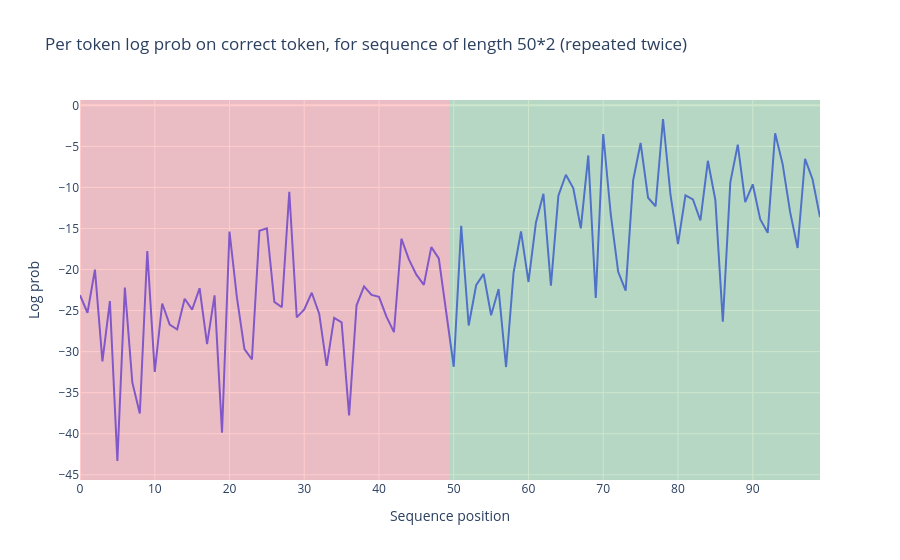

Notebook cell for this chart:
### Code cell
seq_len = 50
batch_size = 1
(rep_tokens, rep_logits, rep_patterns) = run_and_cache_model_repeated_tokens(
    model, seq_len, batch_size
)
# For single batch, squeeze patterns
rep_patterns_squeezed = [p.squeeze(0) if p.dim() == 4 else p for p in rep_patterns]
rep_str = [tokenizer_2l.decode(t_) for t_ in rep_tokens.squeeze()]
log_probs = get_log_probs(rep_logits, rep_tokens).squeeze()

print(f"Performance on the first half: {log_probs[:seq_len].mean():.3f}")
print(f"Performance on the second half: {log_probs[seq_len:].mean():.3f}")

plot_loss_difference(log_probs, rep_str, seq_len)

### Figure 1 — Plotly figure (JSON) as saved in the notebook; plotly's stock layout.template omitted (floating-point values rounded to 4 significant figures)
{"data": [{"hovertemplate": "<b>%{hovertext}</b><br><br>variable=0<br>Sequence position=%{x}<br>Log prob=%{y}<extra></extra>", "hovertext": ["anguage", " reign", "ای", " aides", " freight", " Break", " compete", " Ment", "··", " vaginal", " burn", "을", "Connell", " affiliates", "Back", "Trigger", " blade", "ų", " emotion", " Ash", " rupture", "ian", " pickup", " Theresa", " creepy", " libert", "uclidean", " repairs", "ylvan", "τή", " playwright", " decou", " deliver", " Steele", "70", " employing", "idopsis", "hidden", " Ren", "UTR", " morale", " vacant", " _(", " contra", "ィ", " vocals", " reduces", "Civil", "ussion", " deeds", "anguage", " reign", "ای", " aides", " freight", " Break", " compete", " Ment", "··", " vaginal", " burn", "을", "Connell", " affiliates", "Back", "Trigger", " blade", "ų", " emotion", " Ash", " rupture", "ian", " pickup", " Theresa", " creepy", " libert", "uclidean", " repairs", "ylvan", "τή", " playwright", " decou", " deliver", " Steele", "70", " employing", "idopsis", "hidden", " Ren", "UTR", " morale", " vacant", " _(", " contra", "ィ", " vocals", " reduces", "Civil", "ussion", " deeds"], "legendgroup": "0", "line": {"color": "#636efa", "dash": "solid"}, "marker": {"symbol": "circle"}, "mode": "lines", "name": "0", "orientation": "v", "showlegend": true, "type": "scatter", "x": [0, 1, 2, 3, 4, 5, 6, 7, 8, 9, 10, 11, 12, 13, 14, 15, 16, 17, 18, 19, 20, 21, 22, 23, 24, 25, 26, 27, 28, 29, 30, 31, 32, 33, 34, 35, 36, 37, 38, 39, 40, 41, 42, 43, 44, 45, 46, 47, 48, 49, 50, 51, 52, 53, 54, 55, 56, 57, 58, 59, 60, 61, 62, 63, 64, 65, 66, 67, 68, 69, 70, 71, 72, 73, 74, 75, 76, 77, 78, 79, 80, 81, 82, 83, 84, 85, 86, 87, 88, 89, 90, 91, 92, 93, 94, 95, 96, 97, 98, 99], "xaxis": "x", "y": [-23.12, -25.26, -20.0, -31.19, -23.84, -43.33, -22.2, -33.75, -37.55, -17.74, -32.47, -24.14, -26.7, -27.3, -23.56, -24.88, -22.28, -29.1, -23.15, -39.88, -15.37, -23.45, -29.7, -30.94, -15.27, -14.98, -23.94, -24.59, -10.53, -25.82, -24.86, -22.83, -25.38, -31.73, -25.89, -26.45, -37.78, -24.36, -22.05, -23.08, -23.33, -25.74, -27.63, -16.24, -18.76, -20.63, -21.87, -17.27, -18.65, -25.03, -31.84, -14.68, -26.81, -21.91, -20.53, -25.57, -22.38, -31.88, -20.41, -15.36, -21.52, -14.26, -10.76, -21.98, -11.01, -8.452, -10.1, -14.98, -6.102, -23.45, -3.49, -13.23, -20.28, -22.58, -9.142, -4.584, -11.26, -12.29, -1.66, -10.92, -16.91, -10.96, -11.46, -14.02, -6.753, -11.53, -26.35, -9.381, -4.788, -11.79, -9.619, -13.86, -15.53, -3.39, -7.156, -12.98, -17.38, -6.508, -8.999, -13.62], "yaxis": "y"}], "layout": {"hovermode": "x unified", "legend": {"title": {"text": "variable"}, "tracegroupgap": 0}, "shapes": [{"fillcolor": "red", "line": {"width": 0}, "opacity": 0.2, "type": "rect", "x0": 0, "x1": 49.5, "xref": "x", "y0": 0, "y1": 1, "yref": "y domain"}, {"fillcolor": "green", "line": {"width": 0}, "opacity": 0.2, "type": "rect", "x0": 49.5, "x1": 99, "xref": "x", "y0": 0, "y1": 1, "yref": "y domain"}], "showlegend": false, "title": {"text": "Per token log prob on correct token, for sequence of length 50*2 (repeated twice)"}, "xaxis": {"anchor": "y", "domain": [0, 1], "title": {"text": "Sequence position"}}, "yaxis": {"anchor": "x", "domain": [0, 1], "title": {"text": "Log prob"}}}}
